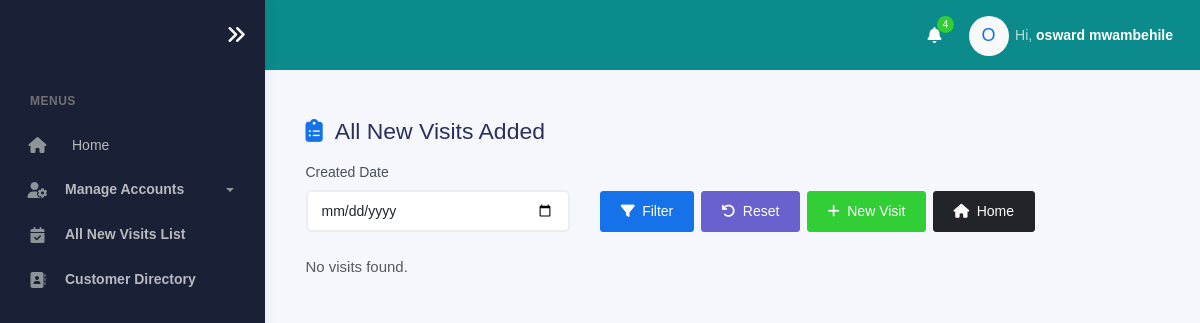
/all_visits/ (signed in), run on the app's committed database.
### visits/models.py (models this page shows, shortened)
class CustomUser(AbstractBaseUser, PermissionsMixin):
    POSITION_CHOICES = [
        ('Head of Sales', 'Head of Sales'),
        ('Facilitator', 'Facilitator'),
        ('Product Brand Manager', 'Product Brand Manager'),
        ('Corporate Manager', 'Corporate Manager'),
        ('Corporate Officer', 'Corporate Officer'),
        ('Zonal Sales Executive', 'Zonal Sales Executive'),
        ('Mobile Sales Officer', 'Mobile Sales Officer'),
        ('Desk Sales Officer', 'Desk Sales Officer'),
        ('Admin', 'Admin'),
    ]
    ZONE_CHOICES = [
        ('Coast Zone', 'Coast Zone'),
        ('Corporate', 'Corporate'),
        ('Central Zone', 'Central Zone'),
        ('Southern Zone', 'Southern Zone'),
        ('Northern Zone', 'Northern Zone'),
        ('Lake Zone', 'Lake Zone'),
    ]
    BRANCH_CHOICES = [
        ('Chanika', 'Chanika'),
        ('Mikocheni', 'Mikocheni'),
        ('Morogoro', 'Morogoro'),
        ('Zanzibar', 'Zanzibar'),
        ('ANDO HQ', 'ANDO HQ'),
        ('Dodoma', 'Dodoma'),
        ('Singida', 'Singida'),
        ('Tabora', 'Tabora'),
        ('Mbeya', 'Mbeya'),
        ('Tunduma', 'Tunduma'),
        ('Arusha', 'Arusha'),
        ('Moshi', 'Moshi'),
        ('Mwanza', 'Mwanza'),
        ('Geita', 'Geita'),
    ]
    COMPANY_CHOICES = [
        ('ANDO', 'ANDO'),
        ('KAM', 'KAM'),
        ('MATE', 'MATE'),
    ]
    company_name = models.CharField(max_length=50, choices=COMPANY_CHOICES, null=True, blank=True)
    email = models.EmailField(unique=True)
    first_name = models.CharField(max_length=50, null=True, blank=True)
    last_name = models.CharField(max_length=50, null=True, blank=True)
    is_active = models.BooleanField(default=True)
    is_staff = models.BooleanField(default=False)
    date_joined = models.DateTimeField(default=timezone.now)
    position = models.CharField(max_length=100, choices=POSITION_CHOICES, null=True, blank=True)
    zone = models.CharField(max_length=100, choices=ZONE_CHOICES, null=True, blank=True)
    branch = models.CharField(max_length=100, choices=BRANCH_CHOICES, null=True, blank=True)
    contact = models.CharField(
        max_length=13,
        null=True,
        blank=True,
        validators=[
            RegexValidator(
                regex=r'^(?:\+255|0)[67][0-9]\d{7}$',
                message="Enter a valid Tanzanian phone number (e.g. +255712345678 or 0712345678)"
            )
        ]
    )
    objects = CustomUserManager()
    USERNAME_FIELD = 'email'
    REQUIRED_FIELDS = []
    def get_full_name(self):
        return f"{self.first_name} {self.last_name}".strip()

### visits/views.py (the view, shortened to what this page needs)
# urls.py: path('all_visits/', views.all_visit_list, name='all_visit_list'),# You can replace 'index' with a home view too
@login_required
def all_visit_list(request):
    created_date = request.GET.get("created_date")
    visits_qs = NewVisit.objects.filter(added_by=request.user).order_by("-created_at")
    if created_date:
        parsed_date = parse_date(created_date)
        if parsed_date:
            visits_qs = visits_qs.filter(created_at__date=parsed_date)
    paginator = Paginator(visits_qs, 20)
    page_number = request.GET.get("page")
    visits_page = paginator.get_page(page_number)
    return render(
        request,
        "users/all_visit_list.html",
        {"visits": visits_page, "created_date": created_date},
    )

### templates/users/all_visit_list.html (shortened to what this page needs)
{% extends "users/base.html" %}
{% load static %}
{% load humanize %}
{% block content %}
  {% include "users/sidebar.html" %}
  <div class="main-panel">
    <div class="main-header">
      {% include "users/nav.html" %}
    </div>
      <div class="container">
      <div class="page-inner">
        <div class="container mt-4">
          <h3 class="mb-3">
            <i class="fas fa-clipboard-list text-primary me-2"></i> All New Visits Added
          </h3>
          <form method="get" class="row g-3 mb-4 align-items-end">
            <div class="col-md-4">
              <label class="form-label">Created Date</label>
              <input type="date" name="created_date" class="form-control" value="{{ created_date }}">
            </div>
            <div class="col-md-8 d-flex flex-wrap gap-2">
              <button type="submit" class="btn btn-primary">
                <i class="fas fa-filter me-1"></i> Filter
              </button>
              <a href="{% url 'all_visit_list' %}" class="btn btn-secondary">
                <i class="fas fa-undo me-1"></i> Reset
              </a>
              <a href="{% url 'new_visit' %}" class="btn btn-success">
                <i class="fas fa-plus me-1"></i> New Visit
              </a>
              <a href="{% url 'add_visit' %}" class="btn btn-dark">
                <i class="fas fa-home me-1"></i> Home
              </a>
            </div>
          </form>
          {% if visits %}
          <div class="table-responsive">
            <table class="table table-bordered table-striped align-middle w-100 custom-table">
              <thead>
                <tr>
                  <th>#</th>
                  <th>Company Name</th>
                  <th>Location</th>
                  <th>Status</th>
                  <th>Tag</th>
                  <th>Created At</th>
                  <th>Action</th>
                </tr>
              </thead>
              <tbody>
                {% for v in visits %}
                <tr>
                  <td>{{ forloop.counter0|add:visits.start_index }}</td>
                  <td>{{ v.company_name.company_name }}</td>
                  <td>
                    {% if v.latitude and v.longitude %}
                      <i class="fas fa-map-marker-alt text-danger me-1"></i>
                      {{ v.place_name }}<br>
                      <small>{{ v.region }} {{ v.zone }} {{ v.nation }}</small><br>
                      <a href="https://www.google.com/maps/search/?api=1&query={{ v.latitude }},{{ v.longitude }}"
                         target="_blank" class="ms-1 text-decoration-none">
                        <i class="fas fa-map-location-dot me-1"></i> View on Map
                      </a>
                    {% else %}
                      <span class="text-muted">Not Available</span>
                    {% endif %}
                  </td>
                  <td>
                    <span class="badge
                      {% if v.status == 'Open' %}bg-info
                      {% elif v.status == 'Won Paid' %}bg-success
                      {% elif v.status == 'Won Pending Payment' %}bg-warning text-dark
                      {% elif v.status == 'Lost' %}bg-danger
                      {% else %}bg-light text-dark{% endif %}">
                      {{ v.status }}
                    </span>
                  </td>
                  <td>
                    <span class="badge
                      {% if v.tag == 'Prospect' %}bg-warning text-dark
                      {% elif v.tag == 'Lead' %}bg-primary
                      {% elif v.tag == 'Customer' %}bg-success
                      {% else %}bg-light text-dark{% endif %}">
                      {{ v.tag }}
                    </span>
                  </td>
                  <td>{{ v.created_at }}</td>
                  <td class="text-nowrap">
                    <a href="{% url 'visit_detail' v.id %}" class="btn btn-sm btn-primary me-1 mb-1">
                        <i class="fas fa-eye"></i> View Details
                    </a>
                    {% if v.status != "Lost" %}
                    <a href="{% url 'update_visit' v.id %}" class="btn btn-sm btn-success mb-1">
                        <i class="fas fa-plus-circle"></i> Add Follow-up
                    </a>
                    {% endif %}
                  </td>
                </tr>
                {% empty %}
                <tr>
                  <td colspan="7" class="text-center text-muted">No visits found.</td>
                </tr>
                {% endfor %}
              </tbody>
            </table>
          </div>
          <nav aria-label="Page navigation">
            <ul class="pagination justify-content-center">
              {% if visits.has_previous %}
                <li class="page-item"><a class="page-link" href="?page=1{% if created_date %}&created_date={{ created_date }}{% endif %}">« First</a></li>
                <li class="page-item"><a class="page-link" href="?page={{ visits.previous_page_number }}{% if created_date %}&created_date={{ created_date }}{% endif %}">‹ Prev</a></li>
              {% endif %}
              <li class="page-item active">
                <span class="page-link">Page {{ visits.number }} of {{ visits.paginator.num_pages }}</span>
              </li>
              {% if visits.has_next %}
                <li class="page-item"><a class="page-link" href="?page={{ visits.next_page_number }}{% if created_date %}&created_date={{ created_date }}{% endif %}">Next ›</a></li>
                <li class="page-item"><a class="page-link" href="?page={{ visits.paginator.num_pages }}{% if created_date %}&created_date={{ created_date }}{% endif %}">Last »</a></li>
              {% endif %}
            </ul>
          </nav>
          {% else %}
            <p class="text-muted">No visits found.</p>
          {% endif %}
        </div>
      </div>
    </div>
  </div>
  <link href="https://cdnjs.cloudflare.com/ajax/libs/font-awesome/6.5.0/css/all.min.css" rel="stylesheet">
{% endblock %}

### templates/users/nav.html (shortened to what this page needs)
{% load static %}
<nav class="navbar navbar-header navbar-expand-lg border-bottom" style="background-color: rgb(11, 139, 139)">
  <div class="container-fluid">
    <ul class="navbar-nav topbar-nav ms-md-auto align-items-center">
      <li class="nav-item topbar-icon dropdown hidden-caret">
        <a class="nav-link dropdown-toggle text-white" href="#" id="notifDropdown" role="button" data-bs-toggle="dropdown" aria-haspopup="true" aria-expanded="false">
          <i class="fa fa-bell"></i>
          <span class="notification">4</span>
        </a>
      </li>
      <li class="nav-item topbar-user dropdown hidden-caret">
        <a class="dropdown-toggle profile-pic text-white" data-bs-toggle="dropdown" href="#" aria-expanded="false">
          <div class="avatar-sm">
            <div class="avatar-initial rounded-circle bg-light text-primary d-flex align-items-center justify-content-center" style="width: 40px; height: 40px; font-size: 18px;">
              {% if request.user.is_authenticated %}
                {{ request.user.first_name|slice:":1"|default:"U"|upper }}
              {% else %}
                G
              {% endif %}
            </div>
          </div>
          <span class="profile-username">
            <span class="op-7">Hi,</span>
            {% if request.user.is_authenticated %}
              <span class="fw-bold">{{ request.user.first_name }} {{ request.user.last_name }}</span>
            {% else %}
              <span class="fw-bold">Guest</span>
            {% endif %}
          </span>
        </a>
      </li>
    </ul>
  </div>
</nav>

### data on the page
CustomUser: user.first_name "O", user.first_name "osward", user.last_name "mwambehile"
